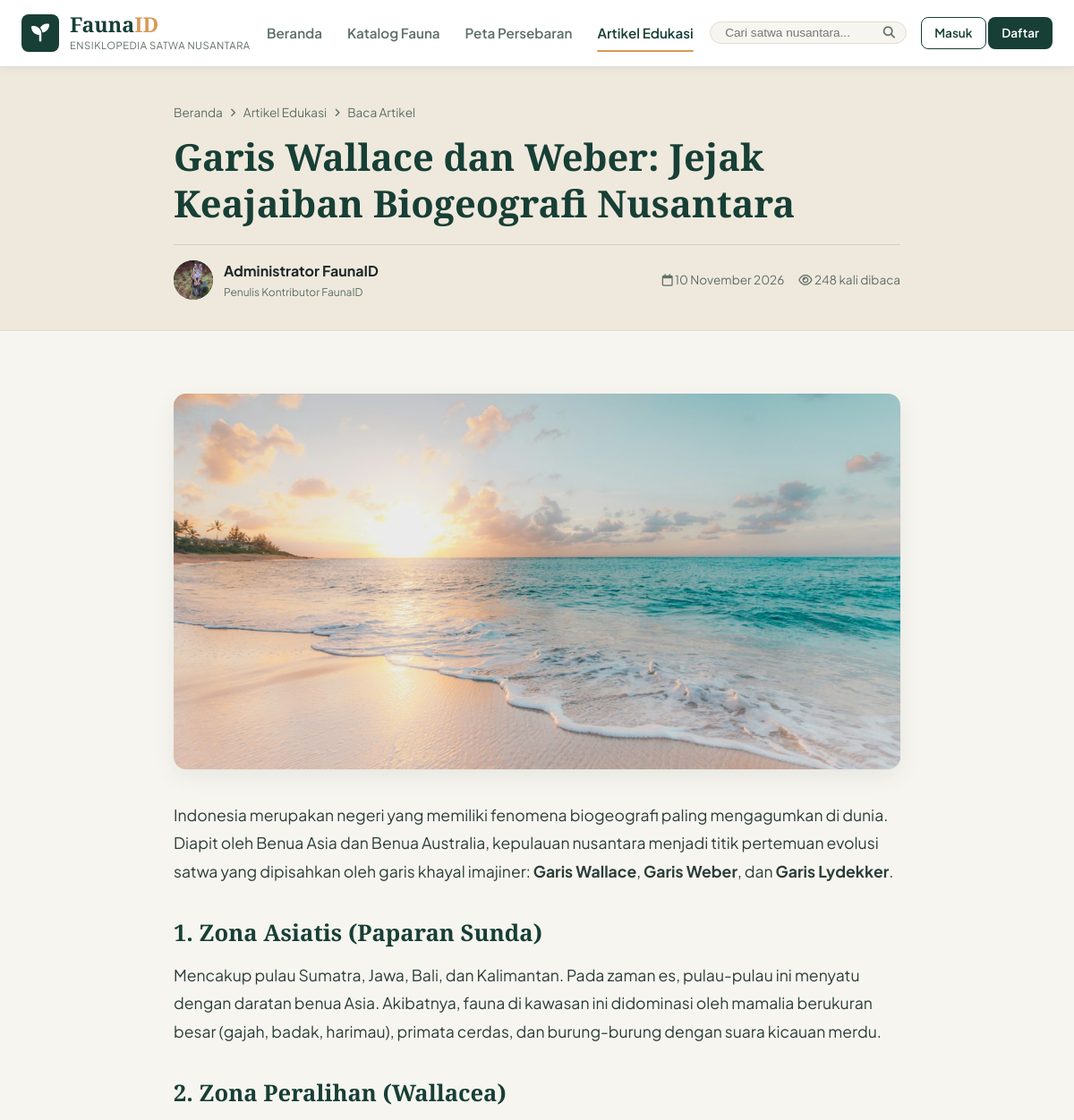
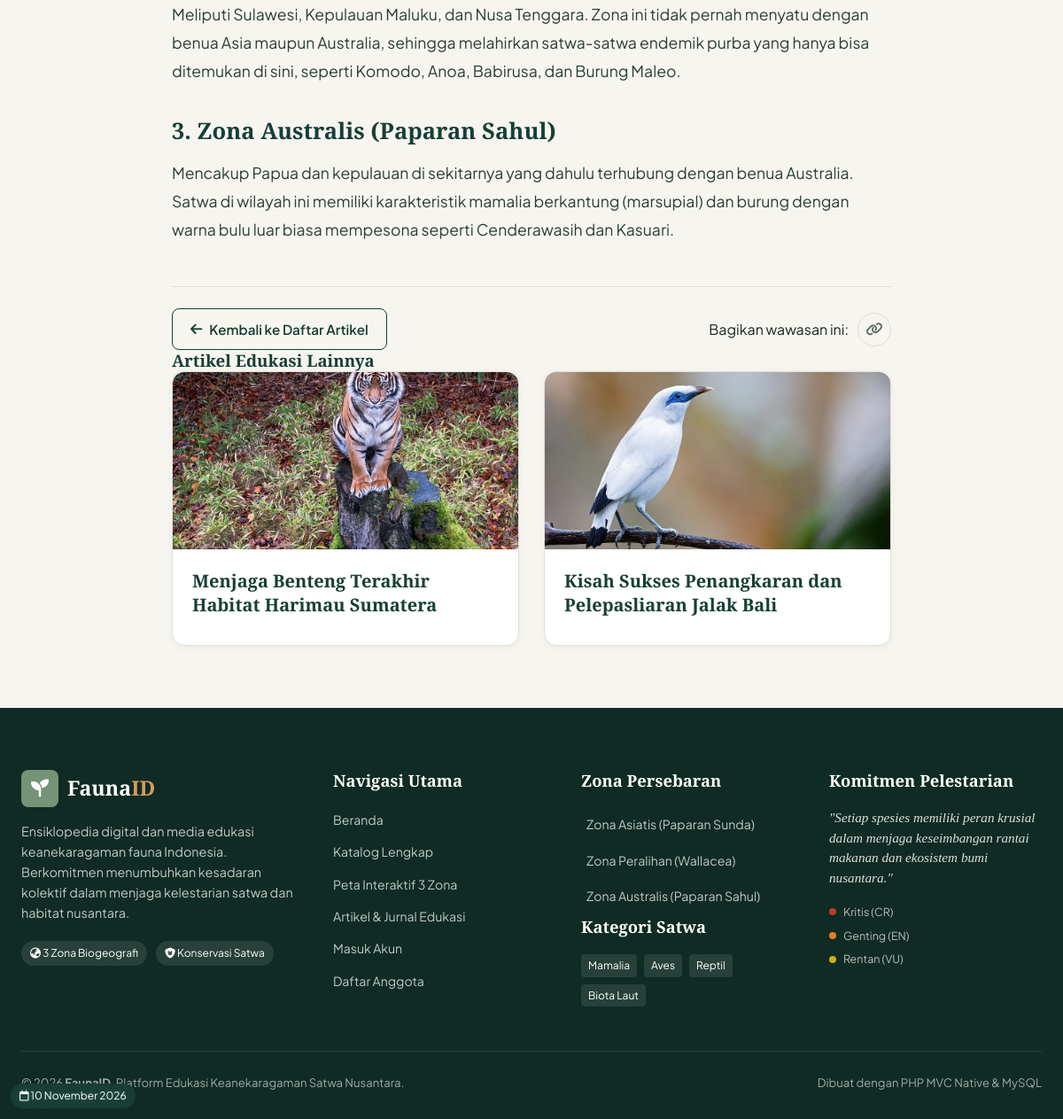
Screenshot of /articles/read/garis-wallace-dan-weber-jejak-keajaiban-biogeografi-nusantara with the database file from the repository (2 pictures, top to bottom).
### tables this page shows
CREATE TABLE `articles` (
  `id` INT AUTO_INCREMENT PRIMARY KEY,
  `user_id` INT NOT NULL,
  `judul` VARCHAR(255) NOT NULL,
  `slug` VARCHAR(255) NOT NULL UNIQUE,
  `ringkasan` TEXT NULL,
  `konten` LONGTEXT NOT NULL,
  `thumbnail` VARCHAR(500) NULL,
  `status` ENUM('draft', 'published') NOT NULL DEFAULT 'published',
  `views` INT DEFAULT 0,
  `created_at` TIMESTAMP DEFAULT CURRENT_TIMESTAMP,
  `updated_at` TIMESTAMP DEFAULT CURRENT_TIMESTAMP ON UPDATE CURRENT_TIMESTAMP,
  CONSTRAINT `fk_articles_user` FOREIGN KEY (`user_id`) REFERENCES `users` (`id`) ON DELETE CASCADE
);

CREATE TABLE `users` (
  `id` INT AUTO_INCREMENT PRIMARY KEY,
  `nama` VARCHAR(100) NOT NULL,
  `email` VARCHAR(100) NOT NULL UNIQUE,
  `password` VARCHAR(255) NOT NULL,
  `role` ENUM('admin', 'user') NOT NULL DEFAULT 'user',
  `foto_profil` VARCHAR(255) NULL,
  `created_at` TIMESTAMP DEFAULT CURRENT_TIMESTAMP,
  `updated_at` TIMESTAMP DEFAULT CURRENT_TIMESTAMP ON UPDATE CURRENT_TIMESTAMP
);

### app/core/Controller.php (called while the page is built, shortened)
<?php
class Controller {
    protected function view(string $view, array $data = []): void {
        extract($data);
        $viewPath = APP_PATH . '/views/' . str_replace('.', '/', $view) . '.php';
        require_once $viewPath;
    }
    protected function model(string $model): Model {
        $modelPath = APP_PATH . '/models/' . $model . '.php';
        return new $model();
    }
}

### app/controllers/ArticleController.php (called while the page is built, shortened)
<?php
require_once APP_PATH . '/core/Controller.php';
class ArticleController extends Controller {
    public function read($slug = null): void {
        $articleModel = $this->model('ArticleModel');
        $article = $articleModel->getBySlug($slug);
        $articleModel->incrementViews((int)$article['id']);
        $latestArticles = $articleModel->getLatest(4);
        $data = [
            'title' => e($article['judul']) . ' — FaunaID',
            'article' => $article,
            'latestArticles' => $latestArticles
        ];
        $this->view('articles.detail', $data);
    }
}

### public/index.php (called while the page is built, shortened)
<?php
require_once dirname(__DIR__) . '/app/config/Database.php';
require_once dirname(__DIR__) . '/app/core/Helper.php';
$app = new App();

### app/core/Helper.php (called while the page is built, shortened)
<?php
if (!function_exists('url')) {
    function url(string $path = ''): string {
        $path = ltrim($path, '/');
        return empty($path) ? BASE_URL : BASE_URL . '/' . $path;
    }
}
if (!function_exists('uploadUrl')) {
    function uploadUrl(?string $filename, string $fallback = 'fauna_1_tiger_sumatra_1.jpg'): string {
        $localPath = PUBLIC_PATH . DIRECTORY_SEPARATOR . 'uploads' . DIRECTORY_SEPARATOR . $filename;
        if (file_exists($localPath)) {
            return BASE_URL . '/uploads/' . $filename;
        }
        return $fallback;
    }
}
if (!function_exists('e')) {
    function e(?string $str): string {
        return htmlspecialchars((string)$str, ENT_QUOTES, 'UTF-8');
    }
}
if (!function_exists('formatDateIndo')) {
    function formatDateIndo(?string $datetime): string {
        $timestamp = strtotime($datetime);
        $bulan = [
            1 => 'Januari', 'Februari', 'Maret', 'April', 'Mei', 'Juni',
            'Juli', 'Agustus', 'September', 'Oktober', 'November', 'Desember'
        ];
        $tgl = date('j', $timestamp);
        $bln = $bulan[(int)date('n', $timestamp)];
        $thn = date('Y', $timestamp);
        return "{$tgl} {$bln} {$thn}";
    }
}

### app/config/Database.php (called while the page is built, shortened)
<?php
class Database {
    private static ?PDO $instance = null;
    public static function getConnection(): PDO {
        $host = DB_HOST;
        $port = DB_PORT;
        $db   = DB_NAME;
        $user = DB_USER;
        $pass = DB_PASS;
        try {
            $dsn = "mysql:host={$host};port={$port};charset=utf8mb4";
            $options = [
                PDO::ATTR_ERRMODE => PDO::ERRMODE_EXCEPTION,
                PDO::ATTR_DEFAULT_FETCH_MODE => PDO::FETCH_ASSOC,
                PDO::ATTR_EMULATE_PREPARES => false,
                PDO::ATTR_TIMEOUT => 2
            ];
            $pdo = new PDO($dsn, $user, $pass, $options);
            $stmt = $pdo->query("SHOW DATABASES LIKE '{$db}'");
            $exists = $stmt->fetch();
            if (!$exists) {
                $pdo->exec("CREATE DATABASE IF NOT EXISTS `{$db}` CHARACTER SET utf8mb4 COLLATE utf8mb4_unicode_ci");
                $pdo->exec("USE `{$db}`");
                $schemaFile = ROOT_PATH . '/database/schema.sql';
                if (file_exists($schemaFile)) {
                    $sql = file_get_contents($schemaFile);
                    $pdo->exec($sql);
                }
            } else {
                $pdo->exec("USE `{$db}`");
            }
            self::$instance = $pdo;
            return self::$instance;
        } catch (PDOException $e) {
            $sqliteDir = ROOT_PATH . DIRECTORY_SEPARATOR . 'database';
            if (!is_dir($sqliteDir)) {
                mkdir($sqliteDir, 0777, true);
            }
            $sqlitePath = $sqliteDir . DIRECTORY_SEPARATOR . 'fauna_id.sqlite';
            $isNew = !file_exists($sqlitePath) || filesize($sqlitePath) === 0;
            try {
                $pdo = new PDO("sqlite:" . $sqlitePath, null, null, [
                    PDO::ATTR_ERRMODE => PDO::ERRMODE_EXCEPTION,
                    PDO::ATTR_DEFAULT_FETCH_MODE => PDO::FETCH_ASSOC
                ]);
                $pdo->exec("PRAGMA foreign_keys = ON;");
                self::$instance = $pdo;
                self::$driver = 'sqlite';
                if ($isNew) {
                    self::initSqliteDatabase($pdo);
                }
                return self::$instance;
            } catch (Exception $sqle) {
                die("Gagal menghubungkan ke Database: " . $sqle->getMessage());
            }
        }
    }
}

### app/core/Model.php (called while the page is built, shortened)
<?php
class Model {
    protected PDO $db;
    public function __construct() {
        $this->db = Database::getConnection();
    }
    protected function query(string $sql, array $params = []): PDOStatement {
        $stmt = $this->db->prepare($sql);
        $stmt->execute($params);
        return $stmt;
    }
    protected function fetchAll(string $sql, array $params = []): array {
        return $this->query($sql, $params)->fetchAll();
    }
    protected function fetch(string $sql, array $params = []): ?array {
        $result = $this->query($sql, $params)->fetch();
        return $result ?: null;
    }
}

### app/models/ArticleModel.php (called while the page is built, shortened)
<?php
require_once APP_PATH . '/core/Model.php';
class ArticleModel extends Model {
    public function getBySlug(string $slug): ?array {
        $sql = "SELECT a.*, u.nama AS author_name, u.foto_profil AS author_avatar
                FROM articles a
                JOIN users u ON a.user_id = u.id
                WHERE a.slug = ?";
        return $this->fetch($sql, [$slug]);
    }
    public function getLatest(int $limit = 3): array {
        $sql = "SELECT a.*, u.nama AS author_name
                FROM articles a
                JOIN users u ON a.user_id = u.id
                WHERE a.status = 'published'
                ORDER BY a.created_at DESC
                LIMIT {$limit}";
        return $this->fetchAll($sql);
    }
}

### app/views/articles/detail.php (the view)
<?php require_once APP_PATH . '/views/layouts/header.php'; ?>
<section class="page-header article-detail-header">
    <div class="container article-container-narrow">
        <div class="breadcrumbs">
            <a href="<?= url('') ?>">Beranda</a> <i class="fa-solid fa-angle-right"></i>
            <a href="<?= url('articles') ?>">Artikel Edukasi</a> <i class="fa-solid fa-angle-right"></i>
            <span>Baca Artikel</span>
        </div>
        <h1 class="article-headline"><?= e($article['judul']) ?></h1>
        <div class="article-meta-header">
            <div class="author-info-block">
                <div class="author-avatar-circle">
                    <?php if (!empty($article['author_avatar'])): ?>
                        <img src="<?= uploadUrl($article['author_avatar']) ?>" alt="<?= e($article['author_name']) ?>">
                    <?php else: ?>
                        <span><?= strtoupper(substr($article['author_name'], 0, 1)) ?></span>
                    <?php endif; ?>
                </div>
                <div>
                    <strong><?= e($article['author_name']) ?></strong>
                    <span class="meta-sub">Penulis Kontributor FaunaID</span>
                </div>
            </div>
            <div class="article-stats-right">
                <span><i class="fa-regular fa-calendar"></i> <?= formatDateIndo($article['created_at']) ?></span>
                <span><i class="fa-regular fa-eye"></i> <?= (int)$article['views'] ?> kali dibaca</span>
            </div>
        </div>
    </div>
</section>
<section class="section article-body-section">
    <div class="container article-container-narrow">
        <?php if (!empty($article['thumbnail'])): ?>
            <div class="article-hero-image">
                <img src="<?= uploadUrl($article['thumbnail']) ?>" alt="<?= e($article['judul']) ?>">
            </div>
        <?php endif; ?>
        <article class="article-prose">
            <?= $article['konten'] ?>
        </article>
        <div class="article-bottom-bar">
            <a href="<?= url('articles') ?>" class="btn btn-outline-primary">
                <i class="fa-solid fa-arrow-left"></i> Kembali ke Daftar Artikel
            </a>
            <div class="share-buttons">
                <span class="share-text">Bagikan wawasan ini:</span>
                <button class="btn btn-icon btn-outline-secondary" onclick="navigator.clipboard.writeText(window.location.href); alert('Tautan artikel berhasil disalin!');" title="Salin Tautan">
                    <i class="fa-solid fa-link"></i>
                </button>
            </div>
        </div>
        <?php if (!empty($latestArticles)): ?>
            <div class="other-articles-box mt-5">
                <h3 class="other-articles-title">Artikel Edukasi Lainnya</h3>
                <div class="articles-grid">
                    <?php foreach ($latestArticles as $other): ?>
                        <?php if ((int)$other['id'] !== (int)$article['id']): ?>
                            <div class="article-card">
                                <div class="article-thumb-wrap">
                                    <img src="<?= uploadUrl($other['thumbnail']) ?>" alt="<?= e($other['judul']) ?>">
                                </div>
                                <div class="article-card-body">
                                    <h4 class="article-card-title">
                                        <a href="<?= url('articles/read/' . $other['slug']) ?>"><?= e($other['judul']) ?></a>
                                    </h4>
                                    <span class="article-date"><i class="fa-regular fa-calendar"></i> <?= formatDateIndo($other['created_at']) ?></span>
                                </div>
                            </div>
                        <?php endif; ?>
                    <?php endforeach; ?>
                </div>
            </div>
        <?php endif; ?>
    </div>
</section>
<?php require_once APP_PATH . '/views/layouts/footer.php'; ?>

### rows the page displays
articles: judul "Garis Wallace dan Weber: Jejak Keajaiban Biogeografi Nusantara", user.nama "Administrator FaunaID", created_at "10 November 2026", views "248", thumbnail (picture), konten "Indonesia merupakan negeri yang memiliki fenomena biogeografi paling mengagumkan di dunia. Diapit oleh Benua Asia dan Benua Australia, kepulauan nusantara menjadi titik pertemuan evolusi satwa yang dipisahkan oleh garis khayal imajiner: Garis Wallace , Garis Weber , dan Garis Lydekker . 1. Zona Asiatis (Paparan Sunda) Mencakup pulau Sumatra, Jawa, Bali, dan Kalimantan. Pada zaman es, pulau-pulau ini menyatu dengan daratan benua Asia. Akibatnya, fauna di kawasan ini didominasi oleh mamalia berukuran besar (gajah, badak, harimau), primata cerdas, dan burung-burung dengan suara kicauan merdu. 2. Zona Peralihan (Wallacea) Meliputi Sulawesi, Kepulauan Maluku, dan Nusa Tenggara. Zona ini tidak…"
articles: thumbnail (picture), judul "Menjaga Benteng Terakhir Habitat Harimau Sumatera", created_at "10 November 2026"
articles: thumbnail (picture), judul "Kisah Sukses Penangkaran dan Pelepasliaran Jalak Bali", created_at "10 November 2026"
